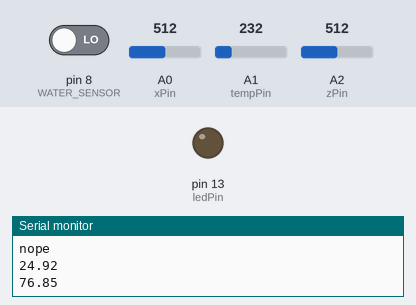
A sketch run on a simulated Arduino Uno, built with avr-gcc and run on an emulated ATmega328P. Parts: output pins drawn as LEDs (lit = HIGH), the last lines printed to the serial monitor. Dashed ring = blinking. The test bench sets the inputs (shaded band); at power-on: A1 (tempPin) = 232, pin 8 (WATER_SENSOR) LOW, A0 (xPin) = 512, A2 (zPin) = 512.

Above: at 0.1 s.
At 1.11 s:
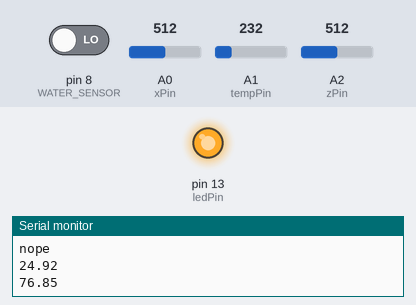
1.3 s: A1 (tempPin) set to 336
At 2.73 s:
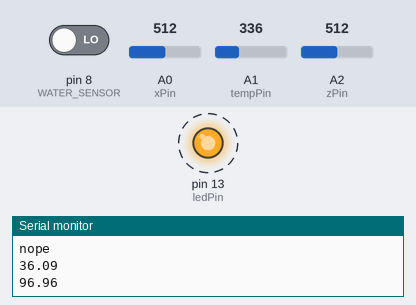
4.8 s: pin 8 (WATER_SENSOR) driven HIGH
Timing chart, 0 to 15.3 s (numbered marks = the images above; inputs shaded):
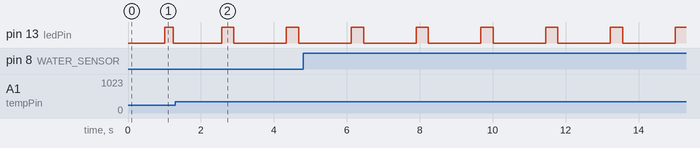

Measured:
- by itself, pin 13 (ledPin): alternates HIGH for 0.34 s and LOW for 1.4 s

The sketch:

PILE.ino
```cpp
#define WATER_SENSOR 8
#define BUZZER 12

float tempC;
int reading;
int tempPin = 1;

void pins_init()
  {
  pinMode(WATER_SENSOR, INPUT);
  }

int sensorPin = A1; // select the input pin for the potentiometer
int ledPin = 13; // select the pin for the LED
int sensorValue = 0; // variable to store the value coming from the sensor

//Analog read pins
const int xPin = 0;
const int yPin = 1;
const int zPin = 2;
//The minimum and maximum values that came from
//the accelerometer while standing still
//You very well may need to change these
int minVal = 265;
int maxVal = 402;
//to hold the caculated values
double x;
double y;
double z;


void setup(){
//setup-setup-setup-setup-setup-setup-setup-setup-setup-setup-setup-setup-setup-setup-setup-setup-setup-setup-setup-setup-setup-setup-setup-setup-setup-setup-setup-setup-setup-setup

   Serial.begin(9600);
   pins_init();
   analogReference(INTERNAL);
   pinMode(ledPin, OUTPUT);

   }

void loop(){
//loopstart-loopstart-loopstart-loopstart-loopstart-loopstart-loopstart-loopstart-loopstart-loopstart-loopstart-loopstart-loopstart-loopstart-loopstart-loopstart-loopstart-loopstart

//soil
    int soil_moisture=analogRead(A1);  // read from analog pin A3
    Serial.print(soil_moisture);
    Serial.print("analog value: ");

    if(soil_moisture<300) {
    Serial.println("Dry soil");
    }
    if((soil_moisture>300)&&(soil_moisture<600)) {
    Serial.println("Humid soil");
    }
     if((soil_moisture>600)&&(soil_moisture<950)){
    Serial.println( "water");
    }

//water
    {
    if(digitalRead(WATER_SENSOR) == HIGH)
    Serial.println("soundAlarm");
    else
    Serial.println("nope");
    }
//temp
    reading = analogRead(tempPin);
    tempC = reading / 9.31;
    float tempF;
    tempF = (tempC *1.8)+32;
    Serial.println(tempC);
    Serial.println(tempF);
    delay(1000);
//light
    sensorValue = analogRead(sensorPin);
    digitalWrite(ledPin, HIGH);
    delay(sensorValue);
    digitalWrite(ledPin, LOW);
    delay(sensorValue);
    Serial.println(sensorValue, DEC);
//accelerometer
    //read the analog values from the accelerometer
    int xRead = analogRead(xPin);
    int yRead = analogRead(yPin);
    int zRead = analogRead(zPin);

    //convert read values to degrees -90 to 90 - Needed for atan2
    int xAng = map(xRead, minVal, maxVal, -90, 90);
    int yAng = map(yRead, minVal, maxVal, -90, 90);
    int zAng = map(zRead, minVal, maxVal, -90, 90);

    //Caculate 360deg values like so: atan2(-yAng, -zAng)
    //atan2 outputs the value of -π to π (radians)
    //We are then converting the radians to degrees
    x = RAD_TO_DEG * (atan2(-yAng, -zAng) + PI);
    y = RAD_TO_DEG * (atan2(-xAng, -zAng) + PI);
    z = RAD_TO_DEG * (atan2(-yAng, -xAng) + PI);

    //Output the caculations
    Serial.print("x: ");
    Serial.print(x);
    Serial.print(" | y: ");
    Serial.print(y);
    Serial.print(" | z: ");
    Serial.println(z);
    delay(100);//just here to slow down the serial output - Easier to read

}
```
